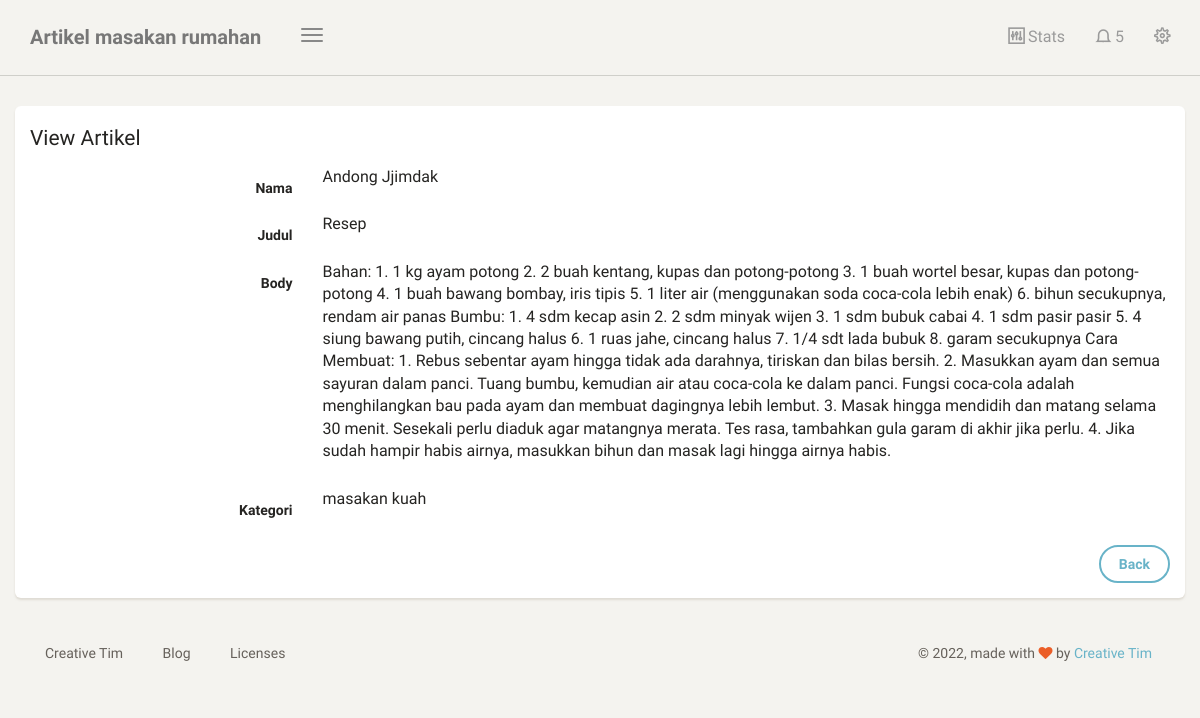
Screenshot of /dashboard/artikel/lihat/7 (signed in) with the database file from the repository.
### blog/models.py (models this page shows, shortened)
class Artikel(models.Model):
    nama = models.CharField(max_length=100,blank=True,null=True)
    judul = models.CharField(max_length=100)
    body = models.TextField()
    kategori = models.ForeignKey(Kategori, on_delete=models.CASCADE, blank=True,null=True)
    date = models.DateTimeField(auto_now_add=True)
    class meta :
        ordering = ['-id']
        verbose_name_plural = "Artikel"

class Kategori(models.Model):
    nama = models.CharField(max_length=100)
    def __str__(self):
         return self.nama
    class meta :
        verbose_name_plural = "Kategori"

### blog/views.py (the view)
# urls.py: path('artikel/lihat/<str:id>',lihat_artikel, name='lihat_artikel'),
@login_required
def lihat_artikel(request, id):
    template_name = "back/lihat_artikel.html"
    artikel = Artikel.objects.get(id=id)
    context = {
        'title' : 'View Artikel',
        'artikel' :artikel,
    }
    return render(request, template_name, context)

### templates/back/lihat_artikel.html (shortened to what this page needs)
{% extends 'back/base.html' %}
{% block content %}
<div class="content">
    <div class="container-fluid">
        <div class="row">
            <div class="col-6">
                <div class="card">
                    <form class="form-horizontal" method="POST">
                        <div class="card-header">
                            <h4 class="card-title">
                                {{title}}
                            </h4>
                        </div>
                        <div class="card-content">
                            <div class="form-group">
                                <label class="col-md-3 control-label">Nama</label>
                                <div class="col-md-9">
                                    <p>{{artikel.nama}}</p>
                                </div>
                            </div>
                            <div class="form-group">
                                <label class="col-md-3 control-label">Judul</label>
                                <div class="col-md-9">
                                    <p>{{artikel.judul}}</p>
                                </div>
                            </div>
                            <div class="form-group">
                                <label class="col-md-3 control-label">Body</label>
                                <div class="col-md-9">
                                    <p>{{artikel.body}}</p>
                                </div>
                            </div>
                            <div class="form-group">
                                <label class="col-md-3 control-label">Kategori</label>
                                <div class="col-md-9">
                                    <p>{{artikel.kategori}}</p>
                                </div>
                            </div>
                        </div>
                        <div class="card-footer text-right">
                            <div class="form-group">
                                <label class="col-md-3"></label>
                                <div class="col-md-9">
                                    <a class="bt btn btn-info" href="{% url 'table_artikel' %}">Back </a>
                                </div>
                            </div>
                        </div>
                    </form>
                </div>
            </div>
        </div>
</div>
{% endblock content %}

### rows the page displays
Artikel: nama "Andong Jjimdak", judul "Resep", body "Bahan: 1. 1 kg ayam potong 2. 2 buah kentang, kupas dan potong-potong 3. 1 buah wortel besar, kupas dan potong-potong 4. 1 buah bawang bombay, iris tipis 5. 1 liter air (menggunakan soda coca-cola lebih enak) 6. bihun secukupnya, rendam air panas Bumbu: 1. 4 sdm kecap asin 2. 2 sdm minyak wijen 3. 1 sdm bubuk cabai 4. 1 sdm pasir pasir 5. 4 siung bawang putih, cincang halus 6. 1 ruas jahe, cincang halus 7. 1/4 sdt lada bubuk 8. garam secukupnya Cara Membuat: 1. Rebus sebentar ayam hingga tidak ada darahnya, tiriskan dan bilas bersih. 2. Masukkan ayam dan semua sayuran dalam panci. Tuang bumbu, kemudian air atau coca-cola ke dalam panci. Fungsi coca-cola adalah menghilangkan bau pada ayam…", kategori "masakan kuah"

### other values shown
{{ title }} "View Artikel"
